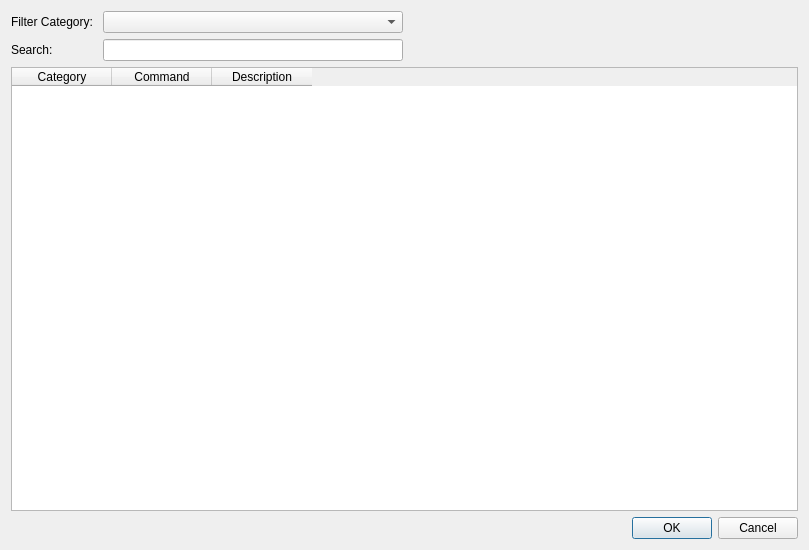
<?xml version="1.0" encoding="UTF-8"?>
<ui version="4.0">
 <class>Dialog</class>
 <widget class="QDialog" name="Dialog">
  <property name="geometry">
   <rect>
    <x>0</x>
    <y>0</y>
    <width>809</width>
    <height>550</height>
   </rect>
  </property>
  <property name="sizePolicy">
   <sizepolicy hsizetype="Preferred" vsizetype="Preferred">
    <horstretch>0</horstretch>
    <verstretch>0</verstretch>
   </sizepolicy>
  </property>
  <property name="windowTitle">
   <string>Select XPlane Command</string>
  </property>
  <layout class="QVBoxLayout" name="verticalLayout">
   <item>
    <layout class="QVBoxLayout" name="verticalLayout_2">
     <property name="sizeConstraint">
      <enum>QLayout::SetDefaultConstraint</enum>
     </property>
     <item>
      <layout class="QFormLayout" name="formLayout">
       <property name="sizeConstraint">
        <enum>QLayout::SetFixedSize</enum>
       </property>
       <property name="formAlignment">
        <set>Qt::AlignLeading|Qt::AlignLeft|Qt::AlignVCenter</set>
       </property>
       <item row="2" column="0">
        <widget class="QLabel" name="label">
         <property name="sizePolicy">
          <sizepolicy hsizetype="Preferred" vsizetype="Preferred">
           <horstretch>0</horstretch>
           <verstretch>0</verstretch>
          </sizepolicy>
         </property>
         <property name="maximumSize">
          <size>
           <width>16777215</width>
           <height>30</height>
          </size>
         </property>
         <property name="text">
          <string>Search:</string>
         </property>
        </widget>
       </item>
       <item row="2" column="1">
        <widget class="QLineEdit" name="filterCommandsLineEdit">
         <property name="minimumSize">
          <size>
           <width>200</width>
           <height>0</height>
          </size>
         </property>
         <property name="maximumSize">
          <size>
           <width>300</width>
           <height>300</height>
          </size>
         </property>
        </widget>
       </item>
       <item row="1" column="1">
        <widget class="QComboBox" name="selectCategoryComboBox">
         <property name="minimumSize">
          <size>
           <width>250</width>
           <height>0</height>
          </size>
         </property>
         <property name="maximumSize">
          <size>
           <width>300</width>
           <height>30</height>
          </size>
         </property>
        </widget>
       </item>
       <item row="1" column="0">
        <widget class="QLabel" name="label_2">
         <property name="maximumSize">
          <size>
           <width>16777215</width>
           <height>30</height>
          </size>
         </property>
         <property name="text">
          <string>Filter Category: </string>
         </property>
        </widget>
       </item>
      </layout>
     </item>
     <item>
      <widget class="QTableWidget" name="commandsTableWidget">
       <property name="sizePolicy">
        <sizepolicy hsizetype="Expanding" vsizetype="Expanding">
         <horstretch>0</horstretch>
         <verstretch>10</verstretch>
        </sizepolicy>
       </property>
       <property name="minimumSize">
        <size>
         <width>0</width>
         <height>200</height>
        </size>
       </property>
       <property name="selectionMode">
        <enum>QAbstractItemView::SingleSelection</enum>
       </property>
       <property name="selectionBehavior">
        <enum>QAbstractItemView::SelectRows</enum>
       </property>
       <attribute name="verticalHeaderDefaultSectionSize">
        <number>25</number>
       </attribute>
       <column>
        <property name="text">
         <string>Category</string>
        </property>
       </column>
       <column>
        <property name="text">
         <string>Command</string>
        </property>
       </column>
       <column>
        <property name="text">
         <string>Description</string>
        </property>
       </column>
      </widget>
     </item>
    </layout>
   </item>
   <item>
    <widget class="QDialogButtonBox" name="buttonBox">
     <property name="orientation">
      <enum>Qt::Horizontal</enum>
     </property>
     <property name="standardButtons">
      <set>QDialogButtonBox::Cancel|QDialogButtonBox::Ok</set>
     </property>
    </widget>
   </item>
  </layout>
 </widget>
 <resources/>
 <connections>
  <connection>
   <sender>buttonBox</sender>
   <signal>accepted()</signal>
   <receiver>Dialog</receiver>
   <slot>accept()</slot>
   <hints>
    <hint type="sourcelabel">
     <x>257</x>
     <y>540</y>
    </hint>
    <hint type="destinationlabel">
     <x>157</x>
     <y>274</y>
    </hint>
   </hints>
  </connection>
  <connection>
   <sender>buttonBox</sender>
   <signal>rejected()</signal>
   <receiver>Dialog</receiver>
   <slot>reject()</slot>
   <hints>
    <hint type="sourcelabel">
     <x>325</x>
     <y>540</y>
    </hint>
    <hint type="destinationlabel">
     <x>286</x>
     <y>274</y>
    </hint>
   </hints>
  </connection>
  <connection>
   <sender>selectCategoryComboBox</sender>
   <signal>currentIndexChanged(QString)</signal>
   <receiver>Dialog</receiver>
   <slot>refreshCommandList()</slot>
   <hints>
    <hint type="sourcelabel">
     <x>165</x>
     <y>32</y>
    </hint>
    <hint type="destinationlabel">
     <x>36</x>
     <y>0</y>
    </hint>
   </hints>
  </connection>
  <connection>
   <sender>filterCommandsLineEdit</sender>
   <signal>textChanged(QString)</signal>
   <receiver>Dialog</receiver>
   <slot>refreshCommandList()</slot>
   <hints>
    <hint type="sourcelabel">
     <x>209</x>
     <y>52</y>
    </hint>
    <hint type="destinationlabel">
     <x>161</x>
     <y>-18</y>
    </hint>
   </hints>
  </connection>
 </connections>
 <slots>
  <slot>refreshCommandList()</slot>
 </slots>
</ui>
